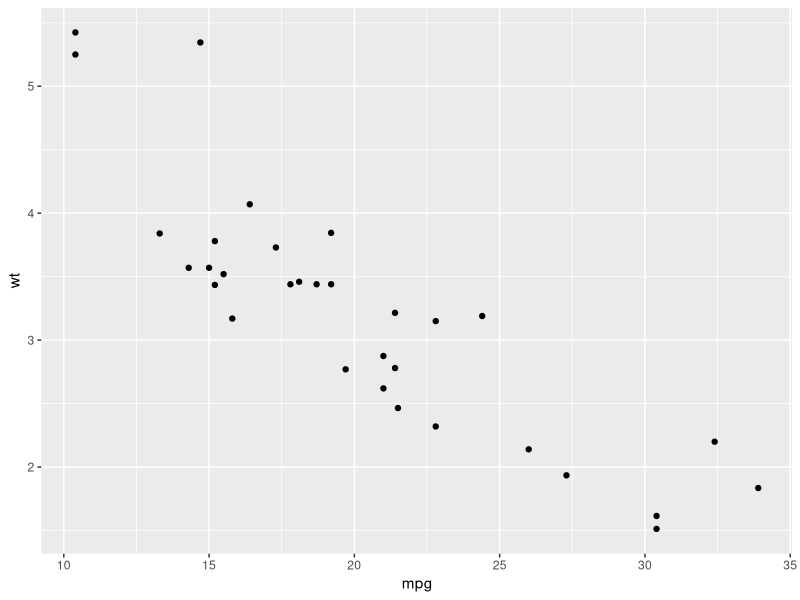
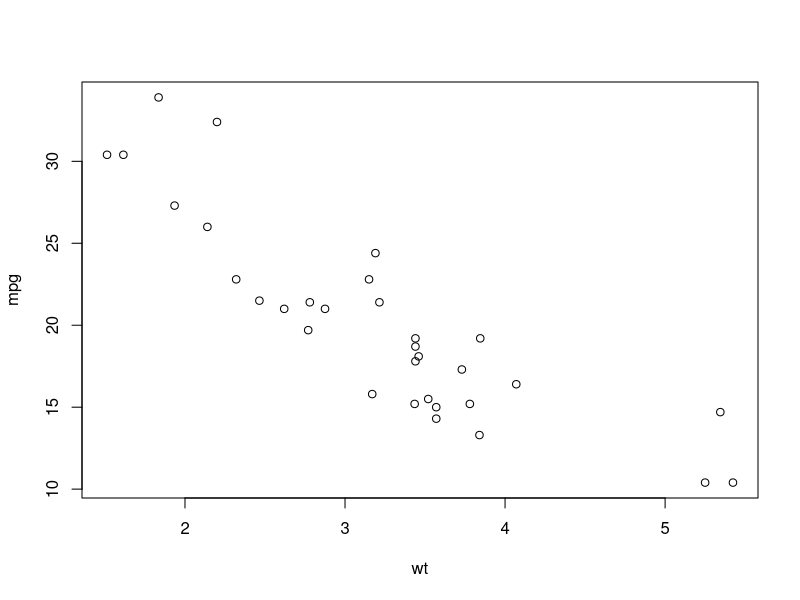
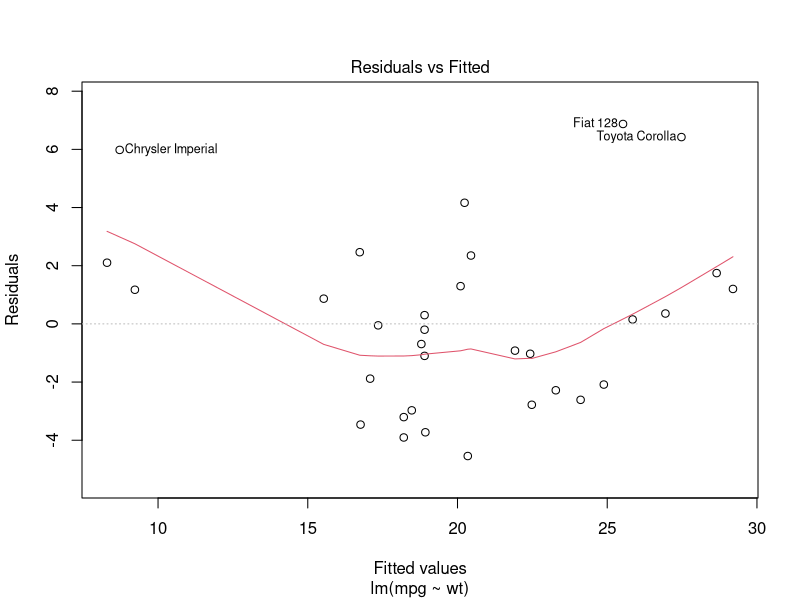
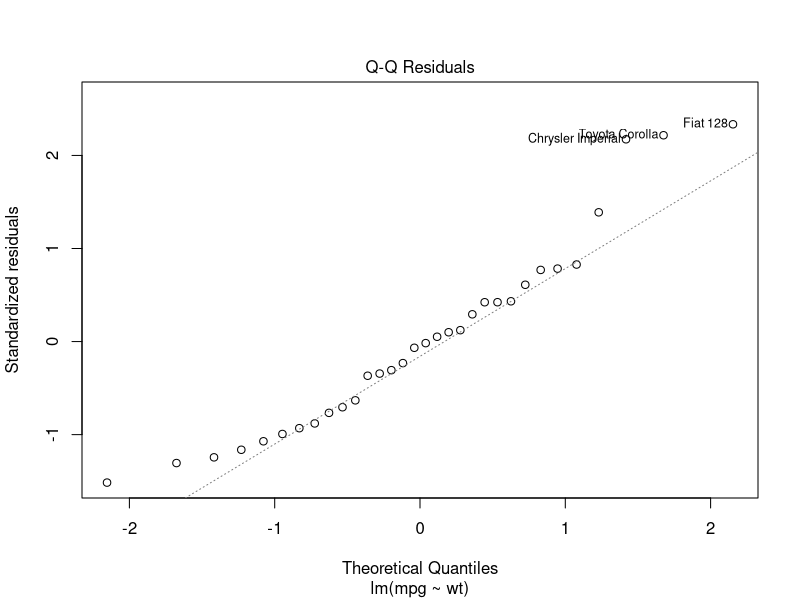
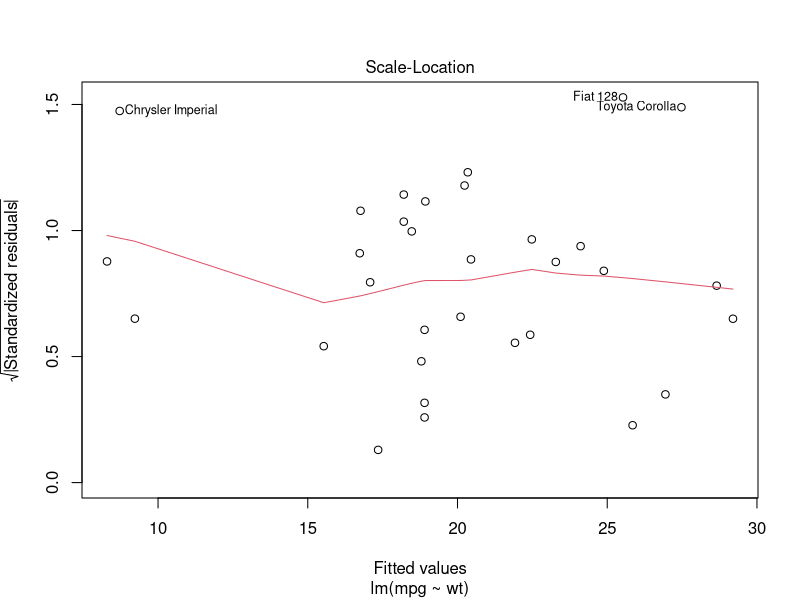
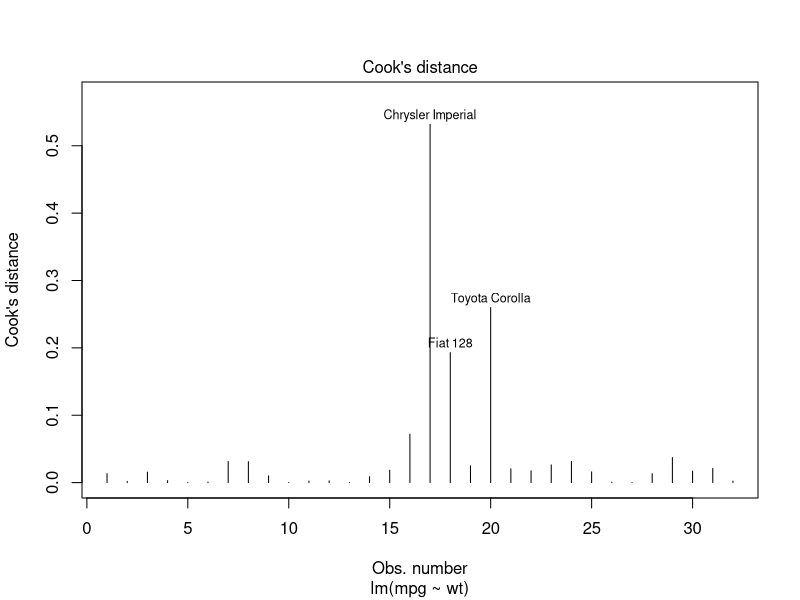
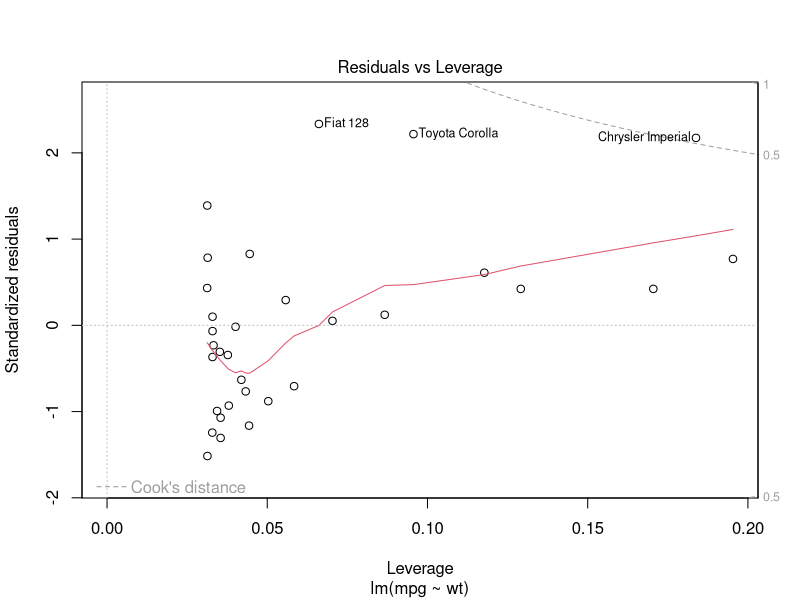
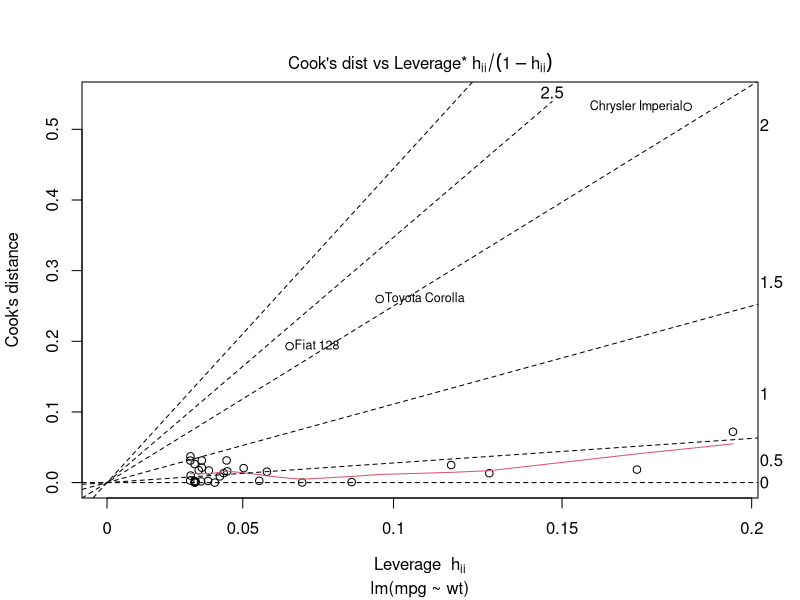

Source code (R) for these figures, in order:
## ---- chunk 1
library(datasets)
library(ggplot2)
data(mtcars)

backmtcars<-mtcars

gplot<-ggplot(mtcars, aes(x=mpg, y=wt))+
  geom_point()
gplot

plot(mpg~wt, data=mtcars)

mpg_model <- lm(mpg~wt, data=mtcars)
summary(mpg_model)

plot(mpg_model, which = 1:6)
